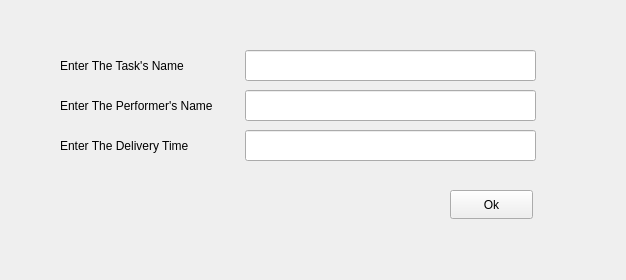
<?xml version="1.0" encoding="UTF-8"?>
<ui version="4.0">
 <class>addTask</class>
 <widget class="QWidget" name="addTask">
  <property name="geometry">
   <rect>
    <x>0</x>
    <y>0</y>
    <width>626</width>
    <height>280</height>
   </rect>
  </property>
  <property name="windowTitle">
   <string>Form</string>
  </property>
  <widget class="QPushButton" name="pushButton_ok">
   <property name="geometry">
    <rect>
     <x>450</x>
     <y>190</y>
     <width>83</width>
     <height>29</height>
    </rect>
   </property>
   <property name="cursor">
    <cursorShape>OpenHandCursor</cursorShape>
   </property>
   <property name="text">
    <string>Ok</string>
   </property>
  </widget>
  <widget class="QLabel" name="label">
   <property name="geometry">
    <rect>
     <x>60</x>
     <y>40</y>
     <width>231</width>
     <height>51</height>
    </rect>
   </property>
   <property name="styleSheet">
    <string notr="true">font: 700 9pt &quot;Segoe UI&quot;;</string>
   </property>
   <property name="text">
    <string>Enter The Task's Name</string>
   </property>
  </widget>
  <widget class="QLineEdit" name="lineEdit_nameorg">
   <property name="geometry">
    <rect>
     <x>245</x>
     <y>50</y>
     <width>291</width>
     <height>31</height>
    </rect>
   </property>
   <property name="text">
    <string/>
   </property>
  </widget>
  <widget class="QLineEdit" name="lineEdit_nameorg_2">
   <property name="geometry">
    <rect>
     <x>245</x>
     <y>130</y>
     <width>291</width>
     <height>31</height>
    </rect>
   </property>
   <property name="text">
    <string/>
   </property>
  </widget>
  <widget class="QLabel" name="label_2">
   <property name="geometry">
    <rect>
     <x>60</x>
     <y>120</y>
     <width>231</width>
     <height>51</height>
    </rect>
   </property>
   <property name="styleSheet">
    <string notr="true">font: 700 9pt &quot;Segoe UI&quot;;</string>
   </property>
   <property name="text">
    <string>Enter The Delivery Time</string>
   </property>
  </widget>
  <widget class="QLineEdit" name="lineEdit_nameorg_3">
   <property name="geometry">
    <rect>
     <x>245</x>
     <y>90</y>
     <width>291</width>
     <height>31</height>
    </rect>
   </property>
   <property name="text">
    <string/>
   </property>
  </widget>
  <widget class="QLabel" name="label_3">
   <property name="geometry">
    <rect>
     <x>60</x>
     <y>80</y>
     <width>231</width>
     <height>51</height>
    </rect>
   </property>
   <property name="styleSheet">
    <string notr="true">font: 700 9pt &quot;Segoe UI&quot;;</string>
   </property>
   <property name="text">
    <string>Enter The Performer's Name</string>
   </property>
  </widget>
 </widget>
 <resources/>
 <connections/>
</ui>
